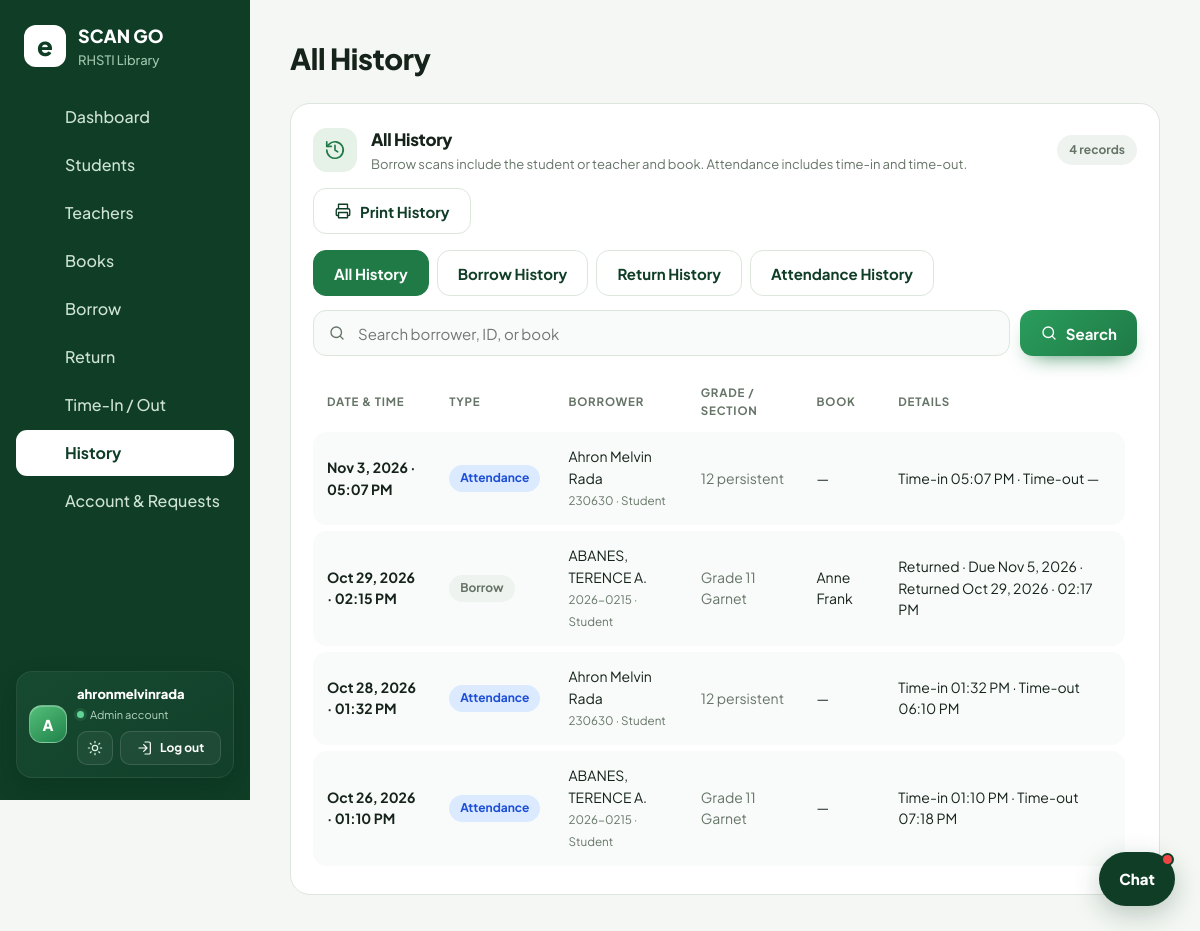
The page /sourcecode/history.php (signed in) on the database its author committed.
### tables this page shows
CREATE TABLE `settings` (
  `k` varchar(64) NOT NULL,
  `v` text DEFAULT NULL
);

CREATE TABLE `attendance` (
  `id` int(11) NOT NULL,
  `student_id` int(11) NOT NULL,
  `time_in` datetime NOT NULL,
  `time_out` datetime DEFAULT NULL
);

CREATE TABLE `students` (
  `id` int(11) NOT NULL,
  `student_no` varchar(30) NOT NULL,
  `name` varchar(120) NOT NULL,
  `gender` varchar(10) DEFAULT NULL,
  `track` varchar(60) DEFAULT NULL,
  `strand` varchar(60) DEFAULT NULL,
  `grade` varchar(10) DEFAULT NULL,
  `section` varchar(30) DEFAULT NULL,
  `photo` varchar(255) DEFAULT NULL,
  `account_active` tinyint(1) NOT NULL DEFAULT 1
);

CREATE TABLE `borrowings` (
  `id` int(11) NOT NULL,
  `student_id` int(11) DEFAULT NULL,
  `teacher_id` int(11) DEFAULT NULL,
  `book_id` int(11) NOT NULL,
  `borrowed_at` datetime NOT NULL,
  `due_date` date DEFAULT NULL,
  `returned_at` datetime DEFAULT NULL
);

CREATE TABLE `books` (
  `id` int(11) NOT NULL,
  `accession_no` varchar(30) NOT NULL,
  `title` varchar(200) NOT NULL,
  `author` varchar(120) DEFAULT NULL,
  `publisher` varchar(120) DEFAULT NULL,
  `category` varchar(60) DEFAULT NULL,
  `quantity` int(11) DEFAULT 1,
  `available` int(11) DEFAULT 1
);

### sourcecode/history.php (the view, shortened to what the rows shown need)
<?php
require 'config.php';
require 'Ui2026.PHP';
$type = $_GET['type'] ?? 'all';
$search = trim(substr((string)($_GET['q'] ?? ''), 0, 100));
$records = [];
if (in_array($type, ['all', 'borrow', 'return'], true)) {
    $sql = "SELECT 'borrow' AS event_type, r.id AS record_id, r.borrowed_at AS occurred_at,
                   COALESCE(s.student_no,t.teacher_no) AS borrower_no,
                   COALESCE(s.name,t.name) AS name,
                   CASE WHEN r.teacher_id IS NULL THEN 'Student' ELSE 'Teacher' END AS borrower_type,
                   s.grade, s.section, b.title AS book_title,
                   r.due_date, r.returned_at, NULL AS time_in, NULL AS time_out
            FROM borrowings r
            LEFT JOIN students s ON s.id = r.student_id
            LEFT JOIN teachers t ON t.id = r.teacher_id
            JOIN books b ON b.id = r.book_id";
    if ($search !== '') {
        $sql .= ($type === 'return' ? " AND" : " WHERE") . " (s.student_no LIKE ? OR t.teacher_no LIKE ? OR s.name LIKE ? OR t.name LIKE ? OR b.title LIKE ?)";
        $stmt = $pdo->prepare($sql);
        $term = '%' . $search . '%';
        $stmt->execute([$term, $term, $term, $term, $term]);
    } else {
        $stmt = $pdo->query($sql);
    }
    $records = array_merge($records, $stmt->fetchAll());
}
if ($type === 'all' || $type === 'attendance') {
    $sql = "SELECT 'attendance' AS event_type, a.id AS record_id, a.time_in AS occurred_at,
                   s.student_no AS borrower_no, s.name, 'Student' AS borrower_type, s.grade, s.section, NULL AS book_title,
                   NULL AS due_date, NULL AS returned_at, a.time_in, a.time_out
            FROM attendance a
            JOIN students s ON s.id = a.student_id";
    if ($search !== '') {
        $sql .= " WHERE s.student_no LIKE ? OR s.name LIKE ?";
        $stmt = $pdo->prepare($sql);
        $term = '%' . $search . '%';
        $stmt->execute([$term, $term]);
    } else {
        $stmt = $pdo->query($sql);
    }
    $records = array_merge($records, $stmt->fetchAll());
}
usort($records, static function ($a, $b) {
    $dateOrder = strcmp($b['occurred_at'], $a['occurred_at']);
    return $dateOrder !== 0 ? $dateOrder : ((int)$b['record_id'] <=> (int)$a['record_id']);
});
$title = $type === 'borrow' ? 'Borrow History' : ($type === 'return' ? 'Return History' : ($type === 'attendance' ? 'Attendance History' : 'All History'));
head($title);
?>
<div class="pg">
  <div class="card">
    <div class="tw" style="margin-top:16px">
      <table>
        <tr><th>Date &amp; Time</th><th>Type</th><th>Borrower</th><th>Grade / Section</th><th>Book</th><th>Details</th></tr>
        <?php foreach ($records as $record): ?>
          <tr>
            <td><?=h(date('M j, Y · h:i A', strtotime($record['occurred_at'])))?></td>
            <td><span class="pill <?=$record['event_type'] === 'borrow' ? 'out' : 'in'?> history-type"><?=h($record['event_type'] === 'borrow' ? 'Borrow' : 'Attendance')?></span></td>
            <td><?=h($record['name'])?><br><small class="muted"><?=h($record['borrower_no'])?> · <?=h($record['borrower_type'])?></small></td>
            <td class="muted"><?=h(trim(($record['grade'] ?? '') . ' ' . ($record['section'] ?? '')) ?: '—')?></td>
            <td><?=h($record['book_title'] ?: '—')?></td>
            <td>
              <?php if ($record['event_type'] === 'borrow'):
                $returned = !empty($record['returned_at']);
                $late = !empty($record['due_date'])&&($returned
                    ? substr($record['returned_at'], 0, 10) > $record['due_date']
                    : $record['due_date'] < date('Y-m-d'));
                $status = $returned ? ($late ? 'Returned late' : 'Returned') : ($late ? 'Overdue' : 'Borrowed');
              ?>
                <?=h($status)?> · Due <?=$record['due_date']?h(date('M j, Y', strtotime($record['due_date']))):'No due date'?>
                <?=$returned ? ' · Returned ' . h(date('M j, Y · h:i A', strtotime($record['returned_at']))) : ''?>
              <?php else: ?>
                Time-in <?=h(date('h:i A', strtotime($record['time_in'])))?>
                · Time-out <?=$record['time_out'] ? h(date('h:i A', strtotime($record['time_out']))) : '—'?>
              <?php endif; ?>
            </td>
          </tr>
        <?php endforeach; ?>
      </table>
    </div>
  </div>
</div>
<?php foot(); ?>

### sourcecode/config.php (shortened to what the rows shown need)
<?php
      function h($s){return htmlspecialchars((string)$s,ENT_QUOTES);}
      function csrf_token(){
        return $_SESSION['csrf_token'];
      }
      function pwa_head_assets(){
        return '<link rel="manifest" href="manifest.json"><meta name="theme-color" content="#0f3d26"><meta name="apple-mobile-web-app-capable" content="yes"><meta name="apple-mobile-web-app-status-bar-style" content="default"><link rel="apple-touch-icon" href="assets/app-icon-180.png"><link rel="icon" href="assets/app-icon.svg" type="image/svg+xml"><script>window.addEventListener("load",function(){if("serviceWorker" in navigator&&window.isSecureContext){navigator.serviceWorker.register("sw.js").catch(function(error){console.error("Service worker registration failed:",error);});}});</script>';
      }
      function head($title){
        $p=basename($_SERVER['PHP_SELF']);$role=$_SESSION['u']['role']??'';
        $libraryName=function_exists('setting')?setting($GLOBALS['pdo'],'library_name','eSmartlib'):'eSmartlib';
        $schoolName=function_exists('setting')?setting($GLOBALS['pdo'],'school_name','RHSTI Library'):'RHSTI Library';
        $logoPath=function_exists('setting')?setting($GLOBALS['pdo'],'library_logo','assets/rhsti-school-logo.jpg'):'assets/rhsti-school-logo.jpg';
        $logoAllowed=$logoPath==='assets/rhsti-school-logo.jpg'||(strpos($logoPath,'uploads/library/')===0&&strpos($logoPath,'..')===false);
        $logoFile=$logoAllowed&&is_file(__DIR__.'/'.$logoPath)?$logoPath:'';
        $brandMark=$logoFile?'<img src="'.h($logoFile).'?v='.filemtime(__DIR__.'/'.$logoFile).'" alt="" style="width:42px;height:42px;object-fit:contain;flex:none;border-radius:12px;background:#fff;padding:3px">':'<i>e</i>';
        echo '<!doctype html><html lang="en"><head><meta charset="utf-8"><meta name="viewport" content="width=device-width, initial-scale=1"><title>'.h($title).' - '.h($libraryName).' | '.h($schoolName).'</title>'.pwa_head_assets().'<script>try{var t=localStorage.getItem("theme");if(t)document.documentElement.dataset.theme=t}catch(e){}</script><link rel="preconnect" href="https://fonts.googleapis.com"><link rel="stylesheet" href="https://fonts.googleapis.com/css2?family=Plus+Jakarta+Sans:wght@400;500;600;700;800&display=swap"><link rel="stylesheet" href="assets/style.css?v='.filemtime(__DIR__.'/assets/style.css').'"></head><body><div class="app'.($role==='student'?' student-app'.($p==='student.php'?' student-dashboard':''):($role==='teacher'?' teacher-app':($role==='admin'||$role==='librarian'?' staff-app':''))).'"><aside><div class="brand">'.$brandMark.'<span>'.h($libraryName).'<small>'.h($schoolName).'</small></span></div>'.($role==='student'?'<a class="student-logout" href="logout.php"><svg viewBox="0 0 24 24" fill="none" stroke="currentColor" stroke-width="1.8" stroke-linecap="round" stroke-linejoin="round" aria-hidden="true"><path d="M10 17l5-5-5-5m5 5H3"/><path d="M12 3h6a2 2 0 0 1 2 2v14a2 2 0 0 1-2 2h-6"/></svg><span>Log out</span></a>':($role==='teacher'?'<a class="student-logout" href="logout.php"><svg viewBox="0 0 24 24" fill="none" stroke="currentColor" stroke-width="1.8" stroke-linecap="round" stroke-linejoin="round" aria-hidden="true"><path d="M10 17l5-5-5-5m5 5H3"/><path d="M12 3h6a2 2 0 0 1 2 2v14a2 2 0 0 1-2 2h-6"/></svg><span>Log out</span></a>':($role==='admin'||$role==='librarian'?'<a class="staff-logout" href="logout.php"><svg viewBox="0 0 24 24" fill="none" stroke="currentColor" stroke-width="1.8" stroke-linecap="round" stroke-linejoin="round" aria-hidden="true"><path d="M10 17l5-5-5-5m5 5H3"/><path d="M12 3h6a2 2 0 0 1 2 2v14a2 2 0 0 1-2 2h-6"/></svg><span>Log out</span></a>':'' ))).'<nav>';
        echo '</nav><div class="who"><div class="who-info"><b>'.h($_SESSION['u']['username']).'</b><small><span class="who-dot"></span>'.h(ucfirst($role)).' account</small></div><div class="who-actions"><button type="button" class="tg" title="Switch to dark mode" aria-label="Switch to dark mode" aria-pressed="false"><svg viewBox="0 0 24 24" fill="none" stroke="currentColor" stroke-width="1.8" stroke-linecap="round" stroke-linejoin="round" aria-hidden="true"><circle cx="12" cy="12" r="4"/><path d="M12 2v2m0 16v2M4.93 4.93l1.42 1.42m11.3 11.3 1.42 1.42M2 12h2m16 0h2M4.93 19.07l-1.42-1.42m11.3-11.3 1.42-1.42"/></svg></button><a class="logout" href="logout.php"><svg viewBox="0 0 24 24" fill="none" stroke="currentColor" stroke-width="1.8" stroke-linecap="round" stroke-linejoin="round" aria-hidden="true"><path d="M10 17l5-5-5-5m5 5H3"/><path d="M12 3h6a2 2 0 0 1 2 2v14a2 2 0 0 1-2 2h-6"/></svg><span>Log out</span></a></div></div></aside><main><h1>'.h($title).'</h1>';
      }
      function foot($scripts=''){
          $chat='';
          if(!empty($_SESSION['u']['id'])){
            $chat='<div class="chat-widget" id="chat-widget" data-user-id="'.(int)$_SESSION['u']['id'].'" data-csrf="'.h(csrf_token()).'">
              <section class="chat-panel" id="chat-panel" hidden aria-label="Messages">
                <header class="chat-head"><div><strong>Messages</strong><small>Library community chat</small></div><button type="button" class="chat-close" data-chat-close aria-label="Close chat" onclick="document.querySelector(\'[data-chat-open]\').click()">×</button></header>
                <div class="chat-layout"><aside class="chat-people"><button type="button" class="chat-new" data-chat-new onclick="var d=this.parentNode.querySelector(\'[data-chat-directory]\');d.hidden=false;d.dispatchEvent(new CustomEvent(\'chat:new\'))">+ New chat</button><div data-chat-list></div><div class="chat-directory" data-chat-directory hidden><label class="chat-search-label"><span>Search students or staff</span><input type="search" data-chat-search maxlength="80" placeholder="Name, student ID, or username" autocomplete="off"></label><div data-chat-results></div></div></aside>
                  <section class="chat-room"><div class="chat-room-title" data-chat-title>Select a conversation</div><div class="chat-messages" data-chat-messages aria-live="polite"></div><form class="chat-compose" data-chat-form><input name="message" maxlength="2000" placeholder="Write a message..." autocomplete="off" disabled required><button type="submit" disabled>Send</button></form></section>
                </div><p class="chat-error" data-chat-error role="status"></p>
              </section>
              <button type="button" class="chat-launcher" data-chat-open aria-label="Open messages" onclick="var p=document.getElementById(\'chat-panel\');p.hidden=!p.hidden;this.setAttribute(\'aria-expanded\',String(!p.hidden));this.dispatchEvent(new CustomEvent(\'chat:toggle\',{detail:{open:!p.hidden}}))">Chat<span class="chat-unread-dot" data-chat-unread hidden></span></button>
            </div>';
          }
          echo '</main></div>'.$chat.'<script src="assets/app.js?v='.filemtime(__DIR__.'/assets/app.js').'"></script>'.($chat?'<script src="assets/messenger.js?v='.filemtime(__DIR__.'/assets/messenger.js').'"></script>':'').$scripts.'</body></html>';
      }

### rows shown on the page
settings: k "RHSTI Library"
attendance: time_in "Nov 3, 2026 · 05:07 PM", event_type "Attendance", student.name "Ahron Melvin Rada", student.student_no "230630", borrower_type "Student", student.section "12 persistent", book_title "—", time_in "05:07 PM"
borrowings: borrowed_at "Oct 29, 2026 · 02:15 PM", event_type "Borrow", name "ABANES, TERENCE A.", borrower_no "2026-0215", borrower_type "Student", student.section "Grade 11 Garnet", book.title "Anne Frank", status "Returned", due_date "Nov 5, 2026", returned_at "Oct 29, 2026 · 02:17 PM"
attendance: time_in "Oct 28, 2026 · 01:32 PM", event_type "Attendance", student.name "Ahron Melvin Rada", student.student_no "230630", borrower_type "Student", student.section "12 persistent", book_title "—", time_in "01:32 PM", time_out "06:10 PM"
attendance: time_in "Oct 26, 2026 · 01:10 PM", event_type "Attendance", student.name "ABANES, TERENCE A.", student.student_no "2026-0215", borrower_type "Student", student.section "Grade 11 Garnet", book_title "—", time_in "01:10 PM", time_out "07:18 PM"

### other values the page prints
$libraryName "SCAN GO"
$l "Dashboard"
$l "Students"
$l "Teachers"
$l "Books"
$l "Borrow"
$l "Return"
$l "Time-In / Out"
$l "History"
$l "Account & Requests"
$_SESSION['u']['username'] "ahronmelvinrada"
$role "Admin"
$title "All History"
count($records) "4"
